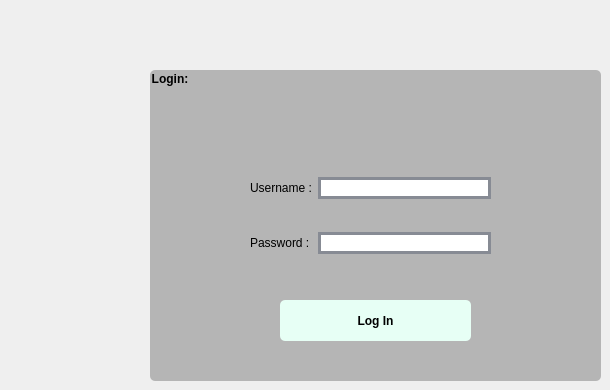
    <widget class="QWidget" name="login">
     <widget class="QWidget" name="layoutWidget_6">
      <property name="geometry">
       <rect>
        <x>250</x>
        <y>150</y>
        <width>241</width>
        <height>131</height>
       </rect>
      </property>
      <layout class="QGridLayout" name="gridLayout_4">
       <item row="0" column="0">
        <widget class="QLabel" name="label_102">
         <property name="text">
          <string>Username :</string>
         </property>
        </widget>
       </item>
       <item row="0" column="1">
        <widget class="QLineEdit" name="username">
         <property name="styleSheet">
          <string notr="true">QLineEdit {
	font: 75 8pt &quot;MS Shell Dlg 2&quot;;
border: 3px solid #878b94;
border-radius: 40pxt;
background: white;
}</string>
         </property>
        </widget>
       </item>
       <item row="1" column="0">
        <widget class="QLabel" name="label_103">
         <property name="text">
          <string>Password :</string>
         </property>
        </widget>
       </item>
       <item row="1" column="1">
        <widget class="QLineEdit" name="password">
         <property name="styleSheet">
          <string notr="true">QLineEdit {
	font: 75 8pt &quot;MS Shell Dlg 2&quot;;
border: 3px solid #878b94;
border-radius: 40pxt;
background: white;
}</string>
         </property>
        </widget>
       </item>
      </layout>
     </widget>
     <widget class="QGroupBox" name="groupBox_17">
      <property name="geometry">
       <rect>
        <x>150</x>
        <y>70</y>
        <width>451</width>
        <height>311</height>
       </rect>
      </property>
      <property name="styleSheet">
       <string notr="true">QGroupBox {
padding: 5px;
border-radius: 5px;
background-color:#b5b5b5;
font-weight: bold;
}
</string>
      </property>
      <property name="title">
       <string>Login:</string>
      </property>
      <widget class="QPushButton" name="pushButton_6">
       <property name="geometry">
        <rect>
         <x>130</x>
         <y>230</y>
         <width>191</width>
         <height>41</height>
        </rect>
       </property>
       <property name="styleSheet">
        <string notr="true">QPushButton {
padding: 5px;
border-radius: 5px;
background-color:#e7fff5;
font-weight: bold;
}
QPushButton:hover
{
color :white;
}</string>
       </property>
       <property name="text">
        <string>Log In</string>
       </property>
      </widget>
     </widget>
     <zorder>groupBox_17</zorder>
     <zorder>layoutWidget_6</zorder>
    </widget>
